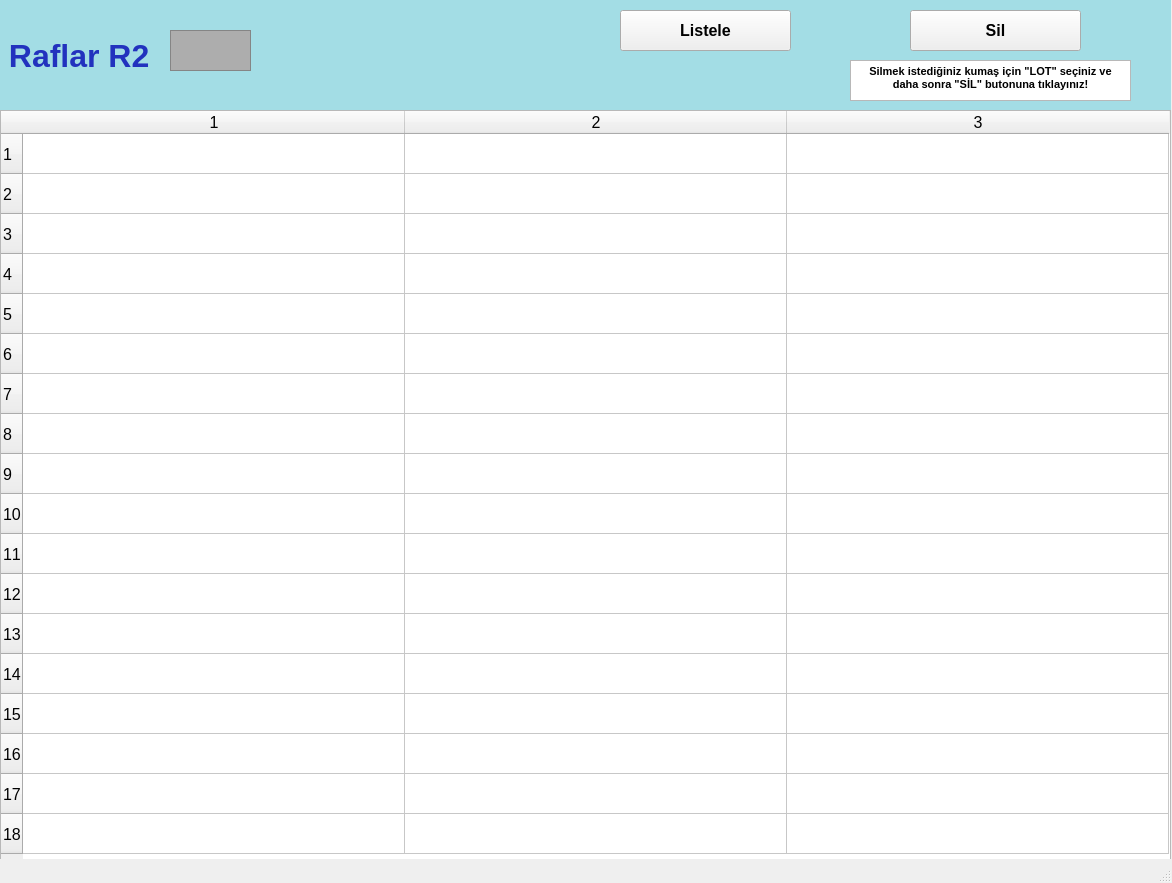
<?xml version="1.0" encoding="UTF-8"?>
<ui version="4.0">
 <class>raflarR2_ekran</class>
 <widget class="QMainWindow" name="raflarR2_ekran">
  <property name="geometry">
   <rect>
    <x>0</x>
    <y>0</y>
    <width>1172</width>
    <height>883</height>
   </rect>
  </property>
  <property name="font">
   <font>
    <pointsize>12</pointsize>
    <weight>50</weight>
    <bold>false</bold>
    <kerning>false</kerning>
   </font>
  </property>
  <property name="windowTitle">
   <string/>
  </property>
  <widget class="QWidget" name="centralwidget">
   <widget class="QLabel" name="raflarR1yazi_lbl">
    <property name="geometry">
     <rect>
      <x>0</x>
      <y>0</y>
      <width>1171</width>
      <height>111</height>
     </rect>
    </property>
    <property name="font">
     <font>
      <pointsize>24</pointsize>
      <weight>75</weight>
      <bold>true</bold>
     </font>
    </property>
    <property name="styleSheet">
     <string notr="true">background-color: rgb(163, 221, 229);
color: rgb(34, 50, 190);</string>
    </property>
    <property name="text">
     <string> Raflar R2</string>
    </property>
   </widget>
   <widget class="QFrame" name="raflarR1_img">
    <property name="geometry">
     <rect>
      <x>170</x>
      <y>30</y>
      <width>81</width>
      <height>41</height>
     </rect>
    </property>
    <property name="styleSheet">
     <string notr="true">background-color: rgb(173, 173, 173);</string>
    </property>
    <property name="frameShape">
     <enum>QFrame::StyledPanel</enum>
    </property>
    <property name="frameShadow">
     <enum>QFrame::Raised</enum>
    </property>
   </widget>
   <widget class="QTableWidget" name="R2_tw">
    <property name="geometry">
     <rect>
      <x>0</x>
      <y>110</y>
      <width>1171</width>
      <height>751</height>
     </rect>
    </property>
    <property name="baseSize">
     <size>
      <width>0</width>
      <height>0</height>
     </size>
    </property>
    <property name="rowCount">
     <number>18</number>
    </property>
    <property name="columnCount">
     <number>3</number>
    </property>
    <attribute name="horizontalHeaderVisible">
     <bool>true</bool>
    </attribute>
    <attribute name="horizontalHeaderCascadingSectionResizes">
     <bool>false</bool>
    </attribute>
    <attribute name="horizontalHeaderDefaultSectionSize">
     <number>382</number>
    </attribute>
    <attribute name="horizontalHeaderMinimumSectionSize">
     <number>38</number>
    </attribute>
    <attribute name="verticalHeaderDefaultSectionSize">
     <number>40</number>
    </attribute>
    <attribute name="verticalHeaderMinimumSectionSize">
     <number>23</number>
    </attribute>
    <row/>
    <row/>
    <row/>
    <row/>
    <row/>
    <row/>
    <row/>
    <row/>
    <row/>
    <row/>
    <row/>
    <row/>
    <row/>
    <row/>
    <row/>
    <row/>
    <row/>
    <row/>
    <column/>
    <column/>
    <column/>
   </widget>
   <widget class="QPushButton" name="listeleR2_btn">
    <property name="geometry">
     <rect>
      <x>620</x>
      <y>10</y>
      <width>171</width>
      <height>41</height>
     </rect>
    </property>
    <property name="font">
     <font>
      <pointsize>12</pointsize>
      <weight>75</weight>
      <bold>true</bold>
     </font>
    </property>
    <property name="text">
     <string>Listele</string>
    </property>
   </widget>
   <widget class="QPushButton" name="silR2_btn">
    <property name="geometry">
     <rect>
      <x>910</x>
      <y>10</y>
      <width>171</width>
      <height>41</height>
     </rect>
    </property>
    <property name="font">
     <font>
      <pointsize>12</pointsize>
      <weight>75</weight>
      <bold>true</bold>
     </font>
    </property>
    <property name="text">
     <string>Sil</string>
    </property>
   </widget>
   <widget class="QTextBrowser" name="textBrowser">
    <property name="geometry">
     <rect>
      <x>850</x>
      <y>60</y>
      <width>281</width>
      <height>41</height>
     </rect>
    </property>
    <property name="html">
     <string>&lt;!DOCTYPE HTML PUBLIC &quot;-//W3C//DTD HTML 4.0//EN&quot; &quot;http://www.w3.org/TR/REC-html40/strict.dtd&quot;&gt;
&lt;html&gt;&lt;head&gt;&lt;meta name=&quot;qrichtext&quot; content=&quot;1&quot; /&gt;&lt;style type=&quot;text/css&quot;&gt;
p, li { white-space: pre-wrap; }
&lt;/style&gt;&lt;/head&gt;&lt;body style=&quot; font-family:'MS Shell Dlg 2'; font-size:12pt; font-weight:400; font-style:normal;&quot;&gt;
&lt;p align=&quot;center&quot; style=&quot; margin-top:0px; margin-bottom:0px; margin-left:0px; margin-right:0px; -qt-block-indent:0; text-indent:0px;&quot;&gt;&lt;span style=&quot; font-size:8pt; font-weight:600;&quot;&gt;Silmek istediğiniz kumaş için &amp;quot;LOT&amp;quot; seçiniz ve daha sonra &amp;quot;SİL&amp;quot; butonuna tıklayınız!&lt;/span&gt;&lt;/p&gt;&lt;/body&gt;&lt;/html&gt;</string>
    </property>
   </widget>
  </widget>
  <widget class="QStatusBar" name="statusbar"/>
 </widget>
 <resources/>
 <connections/>
</ui>
